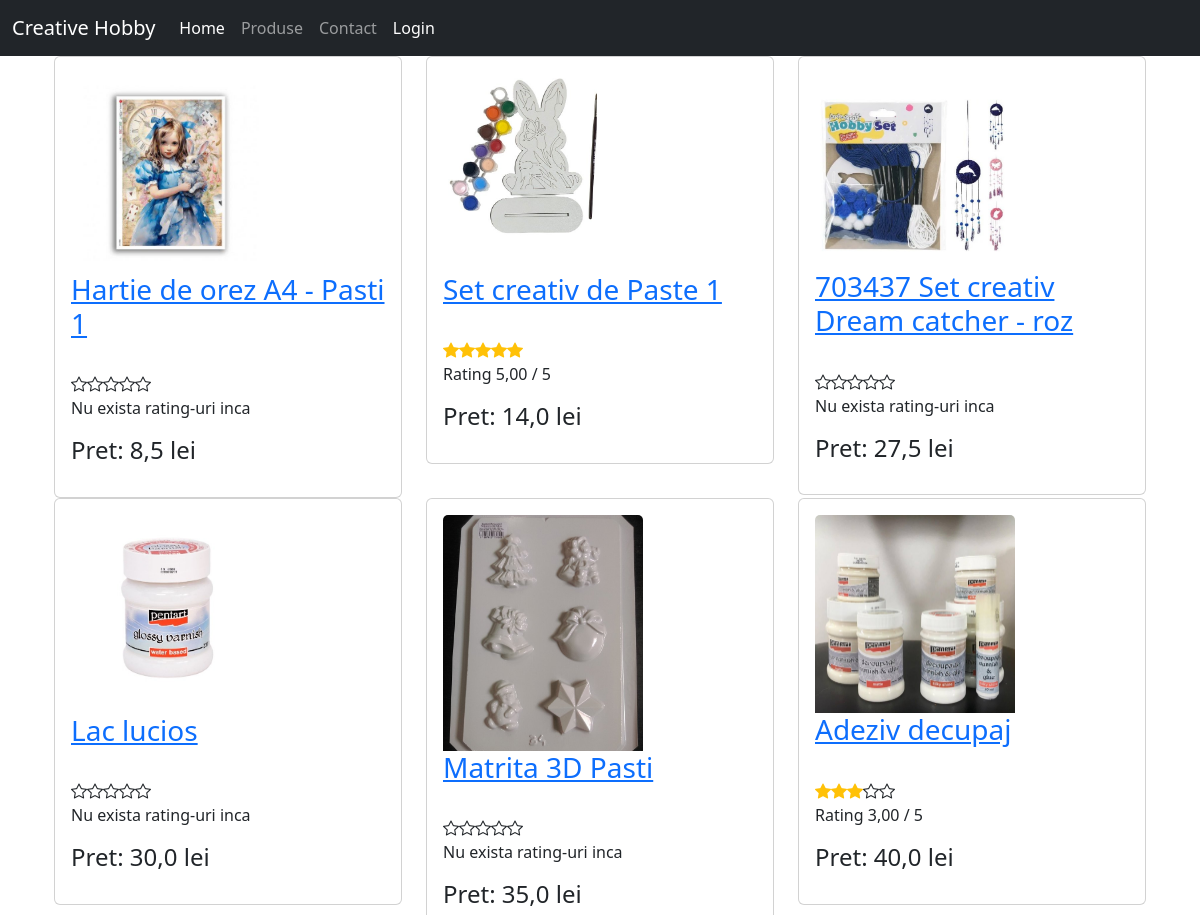
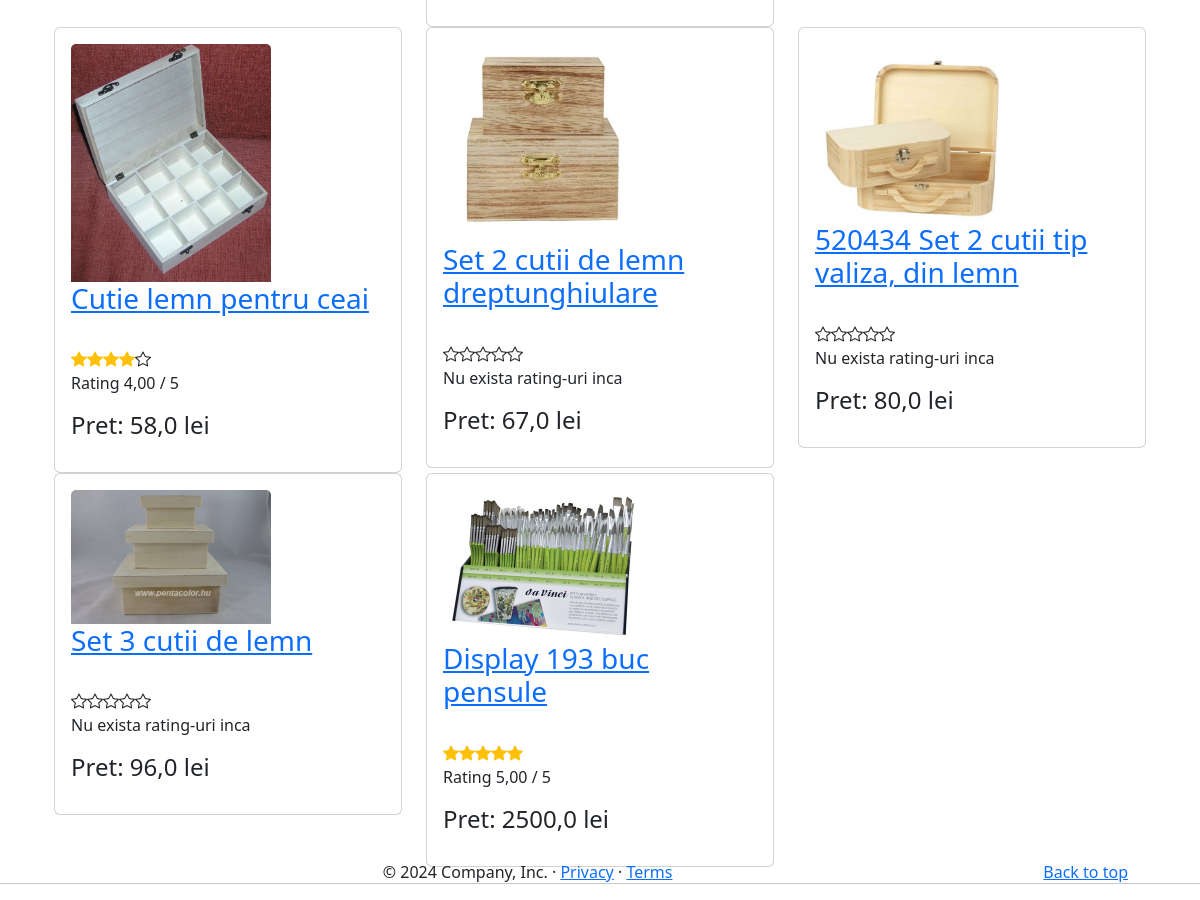
Before: /produs/lista with the older database file (2 pictures, top to bottom).
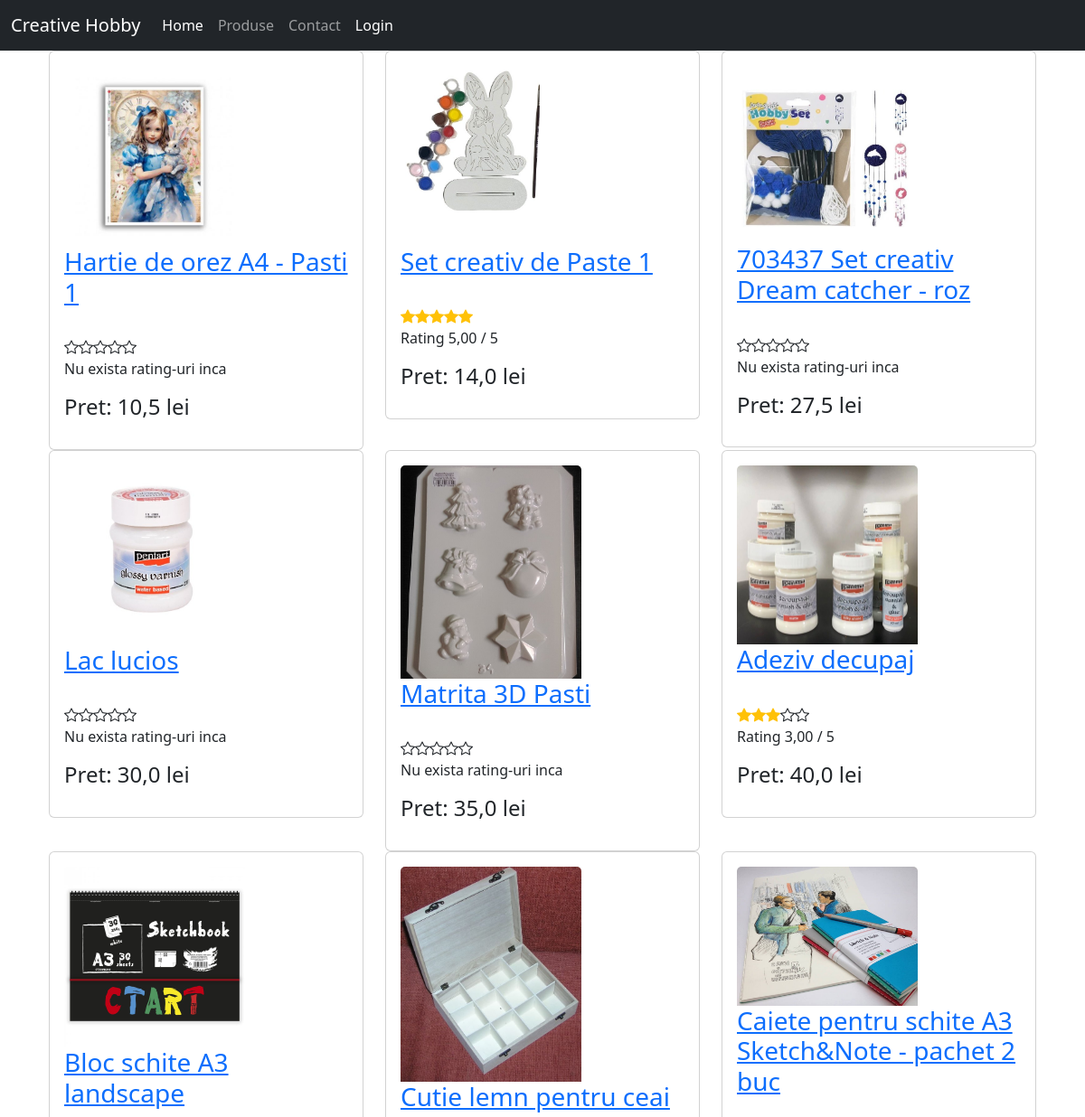
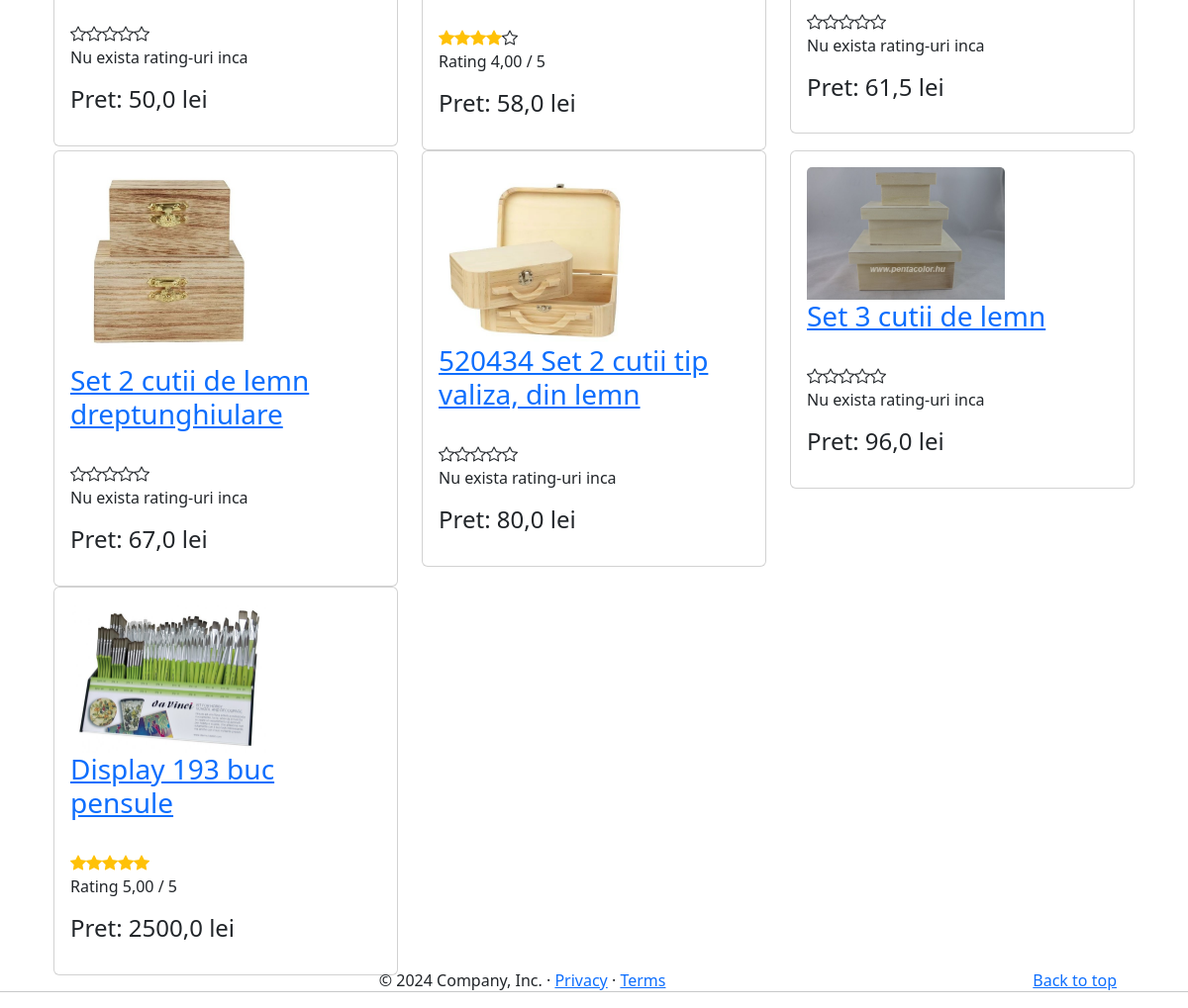
After: the same page with the newer database file (2 pictures, top to bottom).
### app/models.py (models this page shows, shortened)
class Produs(models.Model):
    producator = models.ForeignKey(Producator, null=True, blank = True, on_delete=models.CASCADE)
    titlu = models.CharField(max_length=50) #unique=True - daca vrem sa nu avem dubluri la nume
    pret = models.FloatField(db_index = True)
    stoc = models.IntegerField(default=0)
    descriere = models.CharField(max_length=1024, null=True, blank=True, help_text="Introduceti o descriere" )
    imagine = models.FileField(null=True, blank=True)
    created = models.DateTimeField(auto_now_add=True)
    updated = models.DateTimeField(auto_now=True)
    def __str__(self):
        return f"{self.titlu}"
    @property
    def rating(self):
        rating = 0
        recenzii = self.recenzie_set.all()
        for recenzie in recenzii:
            rating += recenzie.rating
        try:
            return rating // len(recenzii)
        except ZeroDivisionError:
            return 0

class Recenzie(models.Model):
    produs = models.ForeignKey(Produs, on_delete=models.CASCADE)
    rating = models.IntegerField(default=1)
    titlu = models.CharField(max_length=20)
    descriere = models.CharField(max_length=100)

### app/views.py (the view)
# urls.py: path("produs/lista", views.lista_produse, name ="pagina-produse" ),
def lista_produse(request):
    produse = Produs.objects.all().select_related("producator").prefetch_related("recenzie_set")
    if "pret_maxim" in request.GET:
        produse = produse.filter(pret__lt=int(request.GET["pret_maxim"]))
    if "search" in request.GET:
        produse = produse.filter(titlu__icontains=request.GET["search"])
    produse = produse.order_by("pret")
    return render(request, "produse.html", {"produse": produse})

### app/templatetags/my_filters.py (called while the page is built)
@register.filter(name="starrating")
def starrating(value):
    return_value = ""
    for i in range(5):
        classes = " bi "
        if value > i:
            if value < i+1:
                classes += " bi-star-half "
            else:
                classes += " bi-star-fill "
            classes += " text-warning "
        else:
            classes += "bi-star"
        return_value += f'<i class="{classes}"></i>'
    return mark_safe(return_value)

### app/templates/produse.html (shortened to what this page needs)
{% extends "base.html" %}
{% load my_filters %}
{% block body %}
{% include "lista_produse.html" %}
{% endblock body %}

### app/templates/base.html (shortened to what this page needs)
<!Doctype html>
<html>
    <head>
        <link rel="stylesheet" href="https://cdn.jsdelivr.net/npm/bootstrap-icons@1.3.0/font/bootstrap-icons.css">
        <link href="https://cdn.jsdelivr.net/npm/bootstrap@5.3.2/dist/css/bootstrap.min.css" rel="stylesheet">
    </head>
    <body>
        <header data-bs-theme="dark">
            <nav class="navbar navbar-expand-md navbar-dark fixed-top bg-dark">
              <div class="container-fluid">
                <a class="navbar-brand" href="#">Creative Hobby</a>
                <div class="collapse navbar-collapse" id="navbarCollapse">
                  <ul class="navbar-nav me-auto mb-2 mb-md-0">
                    <li class="nav-item">
                      <a class="nav-link active" aria-current="page" href="{% url 'home' %}">Home</a>
                    </li>
                    <li class="nav-item">
                      <a class="nav-link" href="{% url 'pagina-produse' %}">Produse</a>
                    </li>
                    <li class="nav-item">
                      <a class="nav-link" aria-current="page" href="{% url 'contact' %}">Contact</a>
                    </li>
                    <li class="nav-item">
                     {% if request.user.is_authenticated %}
                       <a class="nav-link active" aria-current="page" href="{% url 'logout' %}">Salut {{ request.user.username}} &nbsp;&nbsp;&nbsp; Logout</a>
                     {% else %}
                       <a class="nav-link active" aria-current="page" href="{% url 'login' %}">Login</a>
                     {% endif%}
                  </li>
                  </ul>
                </div>
              </div>
            </nav>
          </header>
        <div class="container">
          <h1> Creative Hobby </h1>
        {% block body %}
        {% endblock body %}
        </div>
        <hr class="featurette-divider">
        <footer class="container" style = "bottom:0 !important; position: fixed; text-align:center;" >
            <p class="float-end"><a href="#">Back to top</a></p>
            <p>&copy; 2024 Company, Inc. &middot; <a href="#">Privacy</a> &middot; <a href="#">Terms</a></p>
          </footer>
    </body>
</html>

### app/templates/lista_produse.html (shortened to what this page needs)
{% load my_filters %}
<div class="container">
    <div class="row">
      {% for produs in produse %}
        <div class="col-md-4">
          <div class="card">
            <div class="card-body">
              <h3 class="card-title">
                <img style='width:200px; height:auto; ' src="{%if produs.imagine %}{{ produs.imagine.url }}{% endif %}" class="card-img-top"></br>
                <a href="{% url 'pagina-produs' produs.id %}" target="_blank">{{ produs }} </a>
            </h3>
            <br>
            {{ produs.rating|starrating }}
            {% if produs.rating > 0 %}
            <p class="card-text">Rating {{ produs.rating|floatformat:2 }} / 5</p>
            {% else %}
            <p class="card-text">Nu exista rating-uri inca</p>
            {% endif %}
            <p class="card-text"> <h4> Pret: {{ produs.pret }} lei</h4> </p>
          </div>
        </div>
      </div>
      {% if forloop.counter|divisibleby:3 %}
      </div>
      <div class="row">
      {% endif %}
    {% endfor %}
  </div>
</div>

Changed rows visible on the page:
changed Produs "Hartie de orez A4 - Pasti 1": pret "8,5" → "10,5"
added Produs: imagine (picture), titlu "Bloc schite A3 landscape", shows "Nu exista rating-uri inca", pret "50,0"
added Produs: imagine (picture), titlu "Caiete pentru schite A3 Sketch&Note - pachet 2 buc", shows "Nu exista rating-uri inca", pret "61,5"
